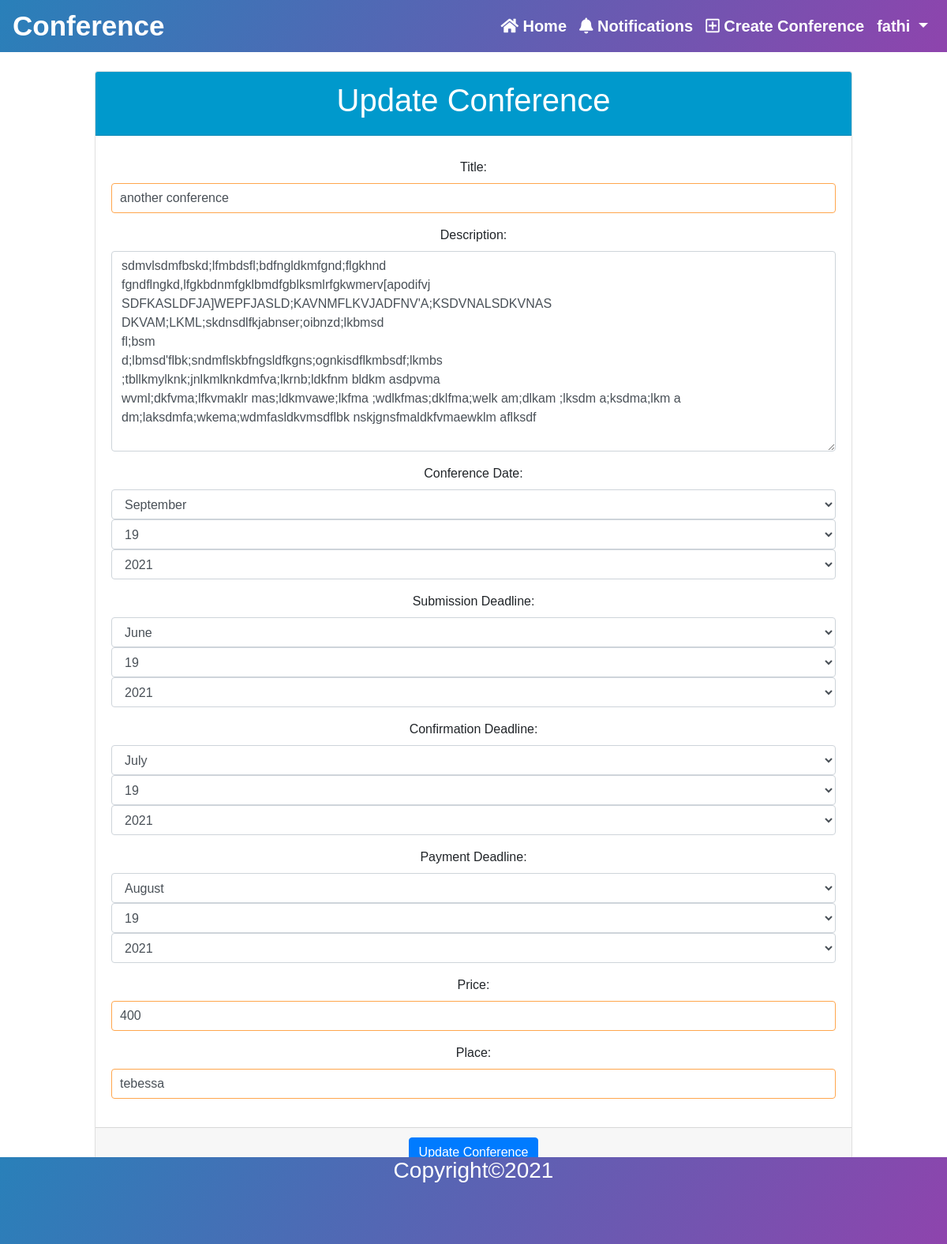
Screenshot of /conferences/update/3/ (signed in) with the database file from the repository.
### accounts/models.py (models this page shows, shortened)
class User(AbstractBaseUser):
    email = models.EmailField(verbose_name="email", max_length=254, unique=True)
    username = models.CharField(max_length=50, unique=True)
    first_name = models.CharField(max_length=20)
    last_name = models.CharField(max_length=20)
    date_joined = models.DateTimeField(verbose_name="join date", auto_now_add=True)
    last_login = models.DateTimeField(verbose_name="last login", auto_now=True)
    is_active = models.BooleanField(default=True)
    is_staff = models.BooleanField(default=False)
    is_admin = models.BooleanField(default=False)
    is_superuser = models.BooleanField(default=False)
    USERNAME_FIELD = 'email'
    REQUIRED_FIELDS = ['username', 'first_name', 'last_name']
    objects = UserManager()

### conferences/models.py (models this page shows, shortened)
class Conference(models.Model):
    title = models.CharField(max_length=50)
    description = models.TextField(verbose_name='description')
    place = models.CharField(max_length=50)
    created_date = models.DateTimeField(auto_now_add=True)
    date = models.DateTimeField()
    submission_deadline = models.DateField()
    confirmation_deadline = models.DateField(null=True, blank=True)
    payment_deadline = models.DateField(null=True, blank=True)
    price = models.CharField(max_length=20, null=True, blank=True)
    organizer = models.ForeignKey(User, on_delete=models.RESTRICT)

### conferences/views.py (the view, shortened to what this page needs)
@method_decorator(login_required, name='dispatch')
class ConferenceUpdateView(generic.UpdateView):
    model = Conference
    form_class = ConferenceUpdateForm
    pk_url_kwarg = 'pk'

### conferences/forms.py
class ConferenceUpdateForm(forms.ModelForm):
    date = forms.DateField(label='Conference Date', widget=forms.SelectDateWidget)
    submission_deadline = forms.DateField(label='Submission Deadline', widget=forms.SelectDateWidget)
    confirmation_deadline = forms.DateField(label='Confirmation Deadline', widget=forms.SelectDateWidget)
    payment_deadline = forms.DateField(label='Payment Deadline', widget=forms.SelectDateWidget)
    class Meta:
        model = Conference
        fields = ['title', 'description', 'date', 'submission_deadline', 'confirmation_deadline', 'payment_deadline', 'price', 'place']

### conferences/templates/conferences/update.html (shortened to what this page needs)
{% extends 'base.html' %}
{% block content %}
    <div class="card text-center mt-4" style="margin: auto; width: 80%;">
        <form method="post" enctype="multipart/form-data">
            <div class="card-header" style="background-color: #0099cc; color: white;">
                <h1>Update Conference</h1>
            </div>
            {% include 'includes/form.html' %}
            <div class="card-footer text-muted">
                <button class="btn btn-primary">Update Conference</button>
            <div><a href="{% url 'home' %}">Return home</a></div>
            </div>
        </form>
    </div>
{% endblock %}

### templates/includes/nav.html (shortened to what this page needs)
<nav class="navbar navbar-expand-lg navbar-light sticky-top" >
    <a href="{% url 'home' %}"id="home">Conference</a>
    <div class="collapse navbar-collapse" id="navbarNavDropdown">
        <ul class="navbar-nav ml-auto ">
            <li class="nav-item ">
                <a href="{% url 'home' %}" class="nav-link">
                    <i class="fa fa-home"></i> Home
                </a>
            </li>
            {% if user.is_authenticated %}
                <li class="nav-item " >
                    <a href="{% url 'notifications' %}" class="nav-link "  >
                        <i class="fas fa-bell"></i> Notifications
                    </a>
                </li>
                <li class="nav-item ">
                    <a href="{% url 'conference_create' %}" class="nav-link" >
                        <i class="far fa-plus-square"></i> Create Conference
                    </a>
                </li>
                <div class="dropdown" >
                    <li class="nav-item " >
                        <a href="#" class=" nav-link  dropdown-toggle"
                           role="button" id="dropdownMenuLink"
                           data-toggle="dropdown" aria-haspopup="true" aria-expanded="false" >
                            {{user.username}}
                        </a>
                    </li>
                </div>
            {% endif %}
        </ul>
    </div>
</nav>

### templates/includes/form.html (shortened to what this page needs)
{% load widget_tweaks %}
<div class="card-body">
    {% for field in form %}
        <div class="form-group">
            {{ field.label_tag }}
            {% if form.is_bound %}
                {% if field.errors %}
                    {% render_field field class="form-control is-invalid" %}
                    {% for error in field.errors %}
                        <div class="invalid-feedback">{{ error }}</div>
                    {% endfor %}
                {% else %}
                    {% render_field field class="is-valid" %}
                {% endif %}
            {% else %}
                {% render_field field class="form-control" %}
            {% endif %}
        </div>
    {% endfor %}
</div>

### static/css/nav.css (style rules this page uses)
#home { font-size:35px; font-weight: bold; color: #fff; padding-left: 0; line-height: 50px; text-decoration: none; }
.navbar-light { background: linear-gradient(120deg,#2980b9,#8e44ad); }
nav ul li a { color: white !important; line-height: 20px; text-decoration: none; font-size: 20px; padding-bottom: 10px; font-weight: bold; }

### static/css/sidebar.css (style rules this page uses)
div form input[type=text] { padding-left: 10px; border:1px solid #ffa64d; outline-color: #ffa64d ; }

### static/css/home.css (style rules this page uses)
* { font-family: sans-serif; }

### rows the page displays
User: username "fathi"
Conference: title "another conference" "sdmvlsdmfbskd;lfmbdsfl;bdfngldkmfgnd;flgkhnd fgndflngkd,lfgkbdnmfgklbmdfgblksmlrfgkwmerv[apodifvj SDFKASLDFJA]WEPFJASLD;KAVNMFLKVJADFNV'A;KSDVNALSDKVNAS DKVAM;LKML;skdnsdlfkjabnser;oibnzd;lkbmsd fl;bsm d;lbmsd'flbk;sndmflskbfngsldfkgns;ognkisdflkmbsdf;lkmbs ;tbllkmylknk;jnlkmlknkdmfva;lkrnb;ldkfnm bldkm asdpvma wvml;dkfvma;lfkvmaklr mas;ldkmvawe;lkfma ;wdlkfmas;dklfma;welk am;dlkam ;lksdm a;ksdma;lkm a dm;laksdmfa;wkema;wdmfasldkvmsdflbk nskjgnsfmaldkfvmaewklm aflksdf" "400" "tebessa"

### other values shown
{{ field.label_tag }} "Title:" "Description:" "Conference Date:" "Submission Deadline:" "Confirmation Deadline:" "Payment Deadline:" "Price:" "Place:"
